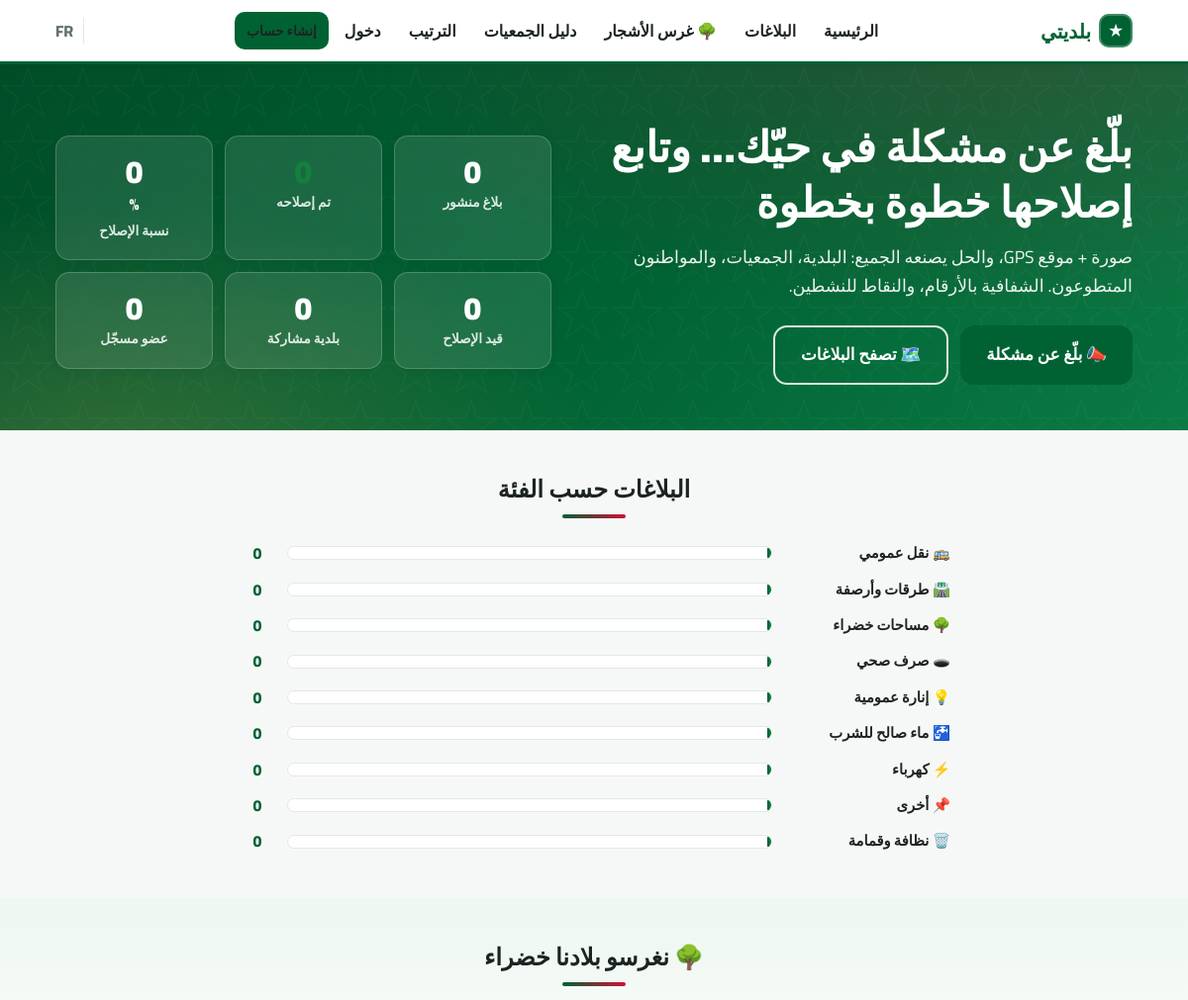
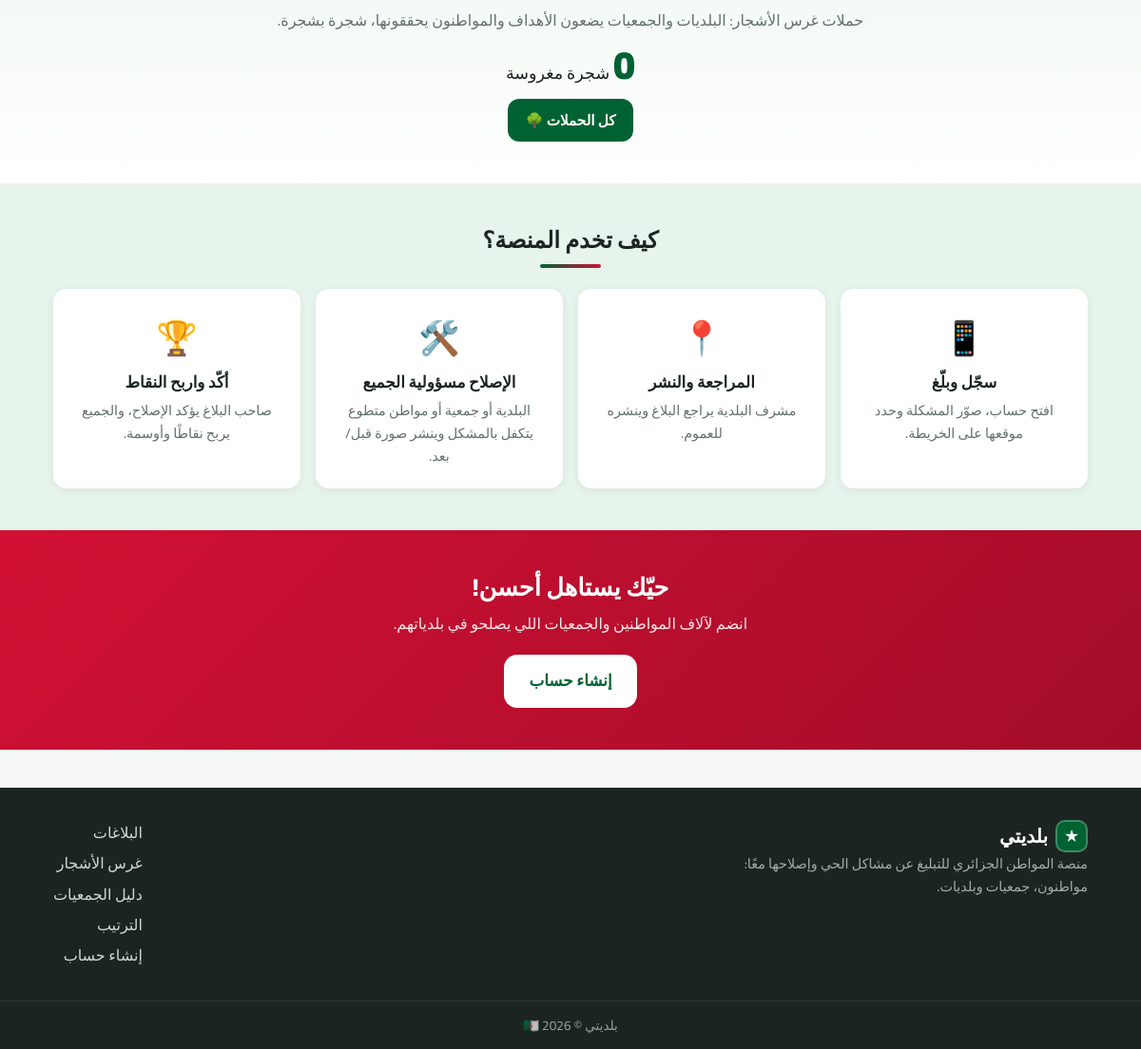
The page /index.php on the database its author committed (2 pictures, top to bottom).
### tables this page shows
CREATE TABLE categories (
  id INT AUTO_INCREMENT PRIMARY KEY,
  name_ar VARCHAR(80) NOT NULL,
  name_fr VARCHAR(80) NOT NULL,
  icon VARCHAR(16) NOT NULL DEFAULT '🏷️',
  is_active TINYINT(1) NOT NULL DEFAULT 1
);

### includes/functions.php (called while the page is built, shortened)
<?php
require_once __DIR__ . '/db.php';
function e(?string $s): string
{
    return htmlspecialchars((string) $s, ENT_QUOTES, 'UTF-8');
}
function url(string $path = ''): string
{
    return WEB_BASE . '/' . ltrim($path, '/');
}
function lang(): string
{
    return (isset($_SESSION['lang']) && $_SESSION['lang'] === 'fr') ? 'fr' : 'ar';
}
function t(string $key, ...$args): string
{
    static $strings = null;
    if ($strings === null) {
        $strings = require BASE_PATH . '/includes/lang/' . lang() . '.php';
    }
    $s = $strings[$key] ?? $key;
    return $args ? vsprintf($s, $args) : $s;
}
function lc(array $row, string $col): string
{
    return (string) ($row[$col . '_' . lang()] ?? $row[$col . '_ar'] ?? '');
}
function site_settings(): array
{
    static $s = null;
    if ($s === null) {
        $s = [];
    }
    return $s;
}
function site_setting(string $k, string $default = ''): string
{
    $v = site_settings()[$k] ?? '';
    return $v !== '' ? $v : $default;
}
function site_text(string $settingBase, string $langKey): string
{
    return site_setting($settingBase . '_' . lang()) ?: t($langKey);
}
function module_on(string $module): bool
{
    return site_setting('mod_' . $module) !== '0';
}

### includes/auth.php (called while the page is built, shortened)
<?php
require_once __DIR__ . '/db.php';
require_once __DIR__ . '/functions.php';
function current_user(): ?array
{
    static $user = false;
    if ($user === false) {
        $user = null;
    }
    return $user;
}

### includes/db.php (called while the page is built, shortened)
<?php
function db(): PDO
{
    static $pdo = null;
    if ($pdo === null) {
        try {
            $pdo = new PDO(
                'mysql:host=' . DB_HOST . ';dbname=' . DB_NAME . ';charset=utf8mb4',
                DB_USER,
                DB_PASS,
                [
                    PDO::ATTR_ERRMODE            => PDO::ERRMODE_EXCEPTION,
                    PDO::ATTR_DEFAULT_FETCH_MODE => PDO::FETCH_ASSOC,
                    PDO::ATTR_EMULATE_PREPARES   => false,
                ]
            );
        } catch (PDOException $e) {
            http_response_code(500);
            die('Database connection failed. Check includes/config.php — تعذّر الاتصال بقاعدة البيانات، تحقق من ملف الإعدادات.');
        }
    }
    return $pdo;
}

### includes/trees.php (called while the page is built, shortened)
<?php
require_once __DIR__ . '/db.php';
function trees_total(): int
{
    try {
        return (int) db()->query("SELECT COALESCE(SUM(trees),0) t FROM tree_plantings WHERE status='approved'")
            ->fetch()['t'];
    } catch (Throwable $e) {
        return 0;
    }
}

### index.php (the view, shortened to what this page needs)
<?php
require_once __DIR__ . '/includes/auth.php';
require_once __DIR__ . '/includes/trees.php';
$db = db();
$treesTotal = trees_total();
$S = $db->query("SELECT
    (SELECT COUNT(*) FROM complaints WHERE status NOT IN ('pending','rejected')) AS total,
    (SELECT COUNT(*) FROM complaints WHERE status IN ('resolved','closed')) AS resolved,
    (SELECT COUNT(*) FROM complaints WHERE status = 'in_progress') AS in_progress,
    (SELECT COUNT(DISTINCT commune_id) FROM complaints WHERE status NOT IN ('pending','rejected')) AS communes,
    (SELECT COUNT(*) FROM users WHERE role = 'citizen') AS citizens,
    (SELECT COUNT(*) FROM users WHERE role = 'association' AND is_verified = 1) AS assocs")->fetch();
$rate = $S['total'] > 0 ? (int) round($S['resolved'] * 100 / $S['total']) : 0;
$cats = $db->query("SELECT c.id, c.name_ar, c.name_fr, c.icon, COUNT(x.id) AS n
    FROM categories c
    LEFT JOIN complaints x ON x.category_id = c.id AND x.status NOT IN ('pending','rejected')
    WHERE c.is_active = 1
    GROUP BY c.id, c.name_ar, c.name_fr, c.icon ORDER BY n DESC")->fetchAll();
$maxCat = 1;
foreach ($cats as $c) {
    $maxCat = max($maxCat, (int) $c['n']);
}
require __DIR__ . '/includes/layout/header.php';
?>
<section class="hero">
  <div class="container hero-inner">
    <div class="hero-text">
      <h1><?= e(site_text('hero_title', 'hero_h1')) ?></h1>
      <p class="hero-sub"><?= e(site_text('hero_sub', 'hero_sub')) ?></p>
      <div class="hero-cta">
        <?php if (module_on('complaints')): ?>
        <a class="btn btn-primary btn-lg" href="<?= e(url($me ? 'dashboard/new-complaint.php' : 'register.php')) ?>">📣 <?= e(t('hero_cta_report')) ?></a>
        <a class="btn btn-ghost btn-lg" href="<?= e(url('complaints.php')) ?>">🗺️ <?= e(t('hero_cta_browse')) ?></a>
        <?php else: ?>
        <a class="btn btn-primary btn-lg" href="<?= e(url('trees.php')) ?>">🌳 <?= e(t('home_trees_cta')) ?></a>
        <a class="btn btn-ghost btn-lg" href="<?= e(url('register.php')) ?>"><?= e(t('nav_register')) ?></a>
        <?php endif; ?>
      </div>
    </div>
    <?php if (module_on('complaints')): ?>
    <div class="hero-stats">
      <div class="stat-card"><span class="stat-num" data-count="<?= (int) $S['total'] ?>">0</span><span class="stat-label"><?= e(t('stat_total')) ?></span></div>
      <div class="stat-card stat-green"><span class="stat-num" data-count="<?= (int) $S['resolved'] ?>">0</span><span class="stat-label"><?= e(t('stat_resolved')) ?></span></div>
      <div class="stat-card"><span class="stat-num" data-count="<?= $rate ?>">0</span><span class="stat-suffix">%</span><span class="stat-label"><?= e(t('stat_rate')) ?></span></div>
      <div class="stat-card"><span class="stat-num" data-count="<?= (int) $S['in_progress'] ?>">0</span><span class="stat-label"><?= e(t('stat_in_progress')) ?></span></div>
      <div class="stat-card"><span class="stat-num" data-count="<?= (int) $S['communes'] ?>">0</span><span class="stat-label"><?= e(t('stat_communes')) ?></span></div>
      <div class="stat-card"><span class="stat-num" data-count="<?= (int) $S['citizens'] + (int) $S['assocs'] ?>">0</span><span class="stat-label"><?= e(t('stat_members')) ?></span></div>
    </div>
    <?php endif; ?>
  </div>
</section>
<?php if (module_on('complaints')): ?>
<section class="section">
  <div class="container">
    <h2 class="section-title"><?= e(t('home_by_category')) ?></h2>
    <div class="cat-bars">
      <?php foreach ($cats as $c): ?>
      <div class="cat-bar">
        <span class="cat-bar-label"><?= e($c['icon']) ?> <?= e(lc($c, 'name')) ?></span>
        <div class="cat-bar-track"><div class="cat-bar-fill" style="width:<?= (int) round($c['n'] * 100 / $maxCat) ?>%"></div></div>
        <span class="cat-bar-num"><?= (int) $c['n'] ?></span>
      </div>
      <?php endforeach; ?>
    </div>
  </div>
</section>
<?php endif; ?>
<?php if (module_on('trees')): ?>
<section class="section trees-band">
  <div class="container">
    <h2 class="section-title">🌳 <?= e(t('home_trees_title')) ?></h2>
    <p class="center muted trees-band-sub"><?= e(t('home_trees_sub')) ?></p>
    <p class="center trees-total"><span class="stat-num" data-count="<?= $treesTotal ?>">0</span> <?= e(t('trees_planted')) ?></p>
    <p class="center"><a class="btn btn-primary" href="<?= e(url('trees.php')) ?>"><?= e(t('home_trees_cta')) ?></a></p>
  </div>
</section>
<?php endif; ?>
<?php if (module_on('complaints')): ?>
<section class="section section-alt">
  <div class="container">
    <h2 class="section-title"><?= e(t('home_how_title')) ?></h2>
    <div class="steps">
      <div class="step"><span class="step-icon">📱</span><h3><?= e(t('how_1_t')) ?></h3><p><?= e(t('how_1_d')) ?></p></div>
      <div class="step"><span class="step-icon">📍</span><h3><?= e(t('how_2_t')) ?></h3><p><?= e(t('how_2_d')) ?></p></div>
      <div class="step"><span class="step-icon">🛠️</span><h3><?= e(t('how_3_t')) ?></h3><p><?= e(t('how_3_d')) ?></p></div>
      <div class="step"><span class="step-icon">🏆</span><h3><?= e(t('how_4_t')) ?></h3><p><?= e(t('how_4_d')) ?></p></div>
    </div>
  </div>
</section>
<?php endif; ?>
<section class="cta-band">
  <div class="container center">
    <h2><?= e(t('home_cta_title')) ?></h2>
    <p><?= e(t('home_cta_sub')) ?></p>
    <a class="btn btn-light btn-lg" href="<?= e(url('register.php')) ?>"><?= e(t('nav_register')) ?></a>
  </div>
</section>
<?php require __DIR__ . '/includes/layout/footer.php'; ?>

### rows shown on the page
categories: icon "🚌", name_ar "نقل عمومي", n "0"
categories: icon "🛣️", name_ar "طرقات وأرصفة", n "0"
categories: icon "🌳", name_ar "مساحات خضراء", n "0"
categories: icon "🕳️", name_ar "صرف صحي", n "0"
categories: icon "💡", name_ar "إنارة عمومية", n "0"
categories: icon "🚰", name_ar "ماء صالح للشرب", n "0"
categories: icon "⚡", name_ar "كهرباء", n "0"
categories: icon "📌", name_ar "أخرى", n "0"
categories: icon "🗑️", name_ar "نظافة وقمامة", n "0"

### other values the page prints
app_name() "بلديتي"
t('nav_home') "الرئيسية"
t('nav_complaints') "البلاغات"
t('nav_trees') "غرس الأشجار"
t('nav_directory') "دليل الجمعيات"
t('nav_leaderboard') "الترتيب"
t('nav_login') "دخول"
t('nav_register') "إنشاء حساب"
site_text('hero_title', 'hero_h1') "بلّغ عن مشكلة في حيّك… وتابع إصلاحها خطوة بخطوة"
site_text('hero_sub', 'hero_sub') "صورة + موقع GPS، والحل يصنعه الجميع: البلدية، الجمعيات، والمواطنون المتطوعون. الشفافية بالأرقام، والنقاط للنشطين."
t('hero_cta_report') "بلّغ عن مشكلة"
t('hero_cta_browse') "تصفح البلاغات"
t('stat_total') "بلاغ منشور"
t('stat_resolved') "تم إصلاحه"
t('stat_rate') "نسبة الإصلاح"
